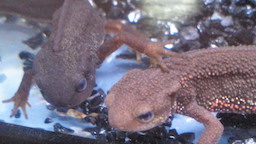
#> input picture Question_91_100/imori_many.jpg, 256 x 144 px, found by its file name
$ python prac_97.py
#> lines starting #> are read from the running program, lines starting #| are printed output that depends on the picture
import cv2
import numpy as np

# 1画像の上から順に、左から右に走査していく。
img = cv2.imread("Question_91_100\imori_many.jpg")
#> img is the input picture: shape (144, 256, 3); mean B, G, R 128, 112.5, 121.6

# 3それぞれの矩形に対する画像を切り抜いて、特徴抽出(HOG,SIFT)を行う
def hog(img):
    def BGR2GRAY(img):
        gray = 0.2126 * img[..., 2] + 0.7152 * img[..., 1] + 0.0722 * img[..., 0]
        return gray

    #輝度勾配を求める
    def get_gradXY(gray):
        H,W = gray.shape
        gray = np.pad(gray,(1,1),'edge') # 端の画素で1px拡張

        # g[y,x] スライスして2個先の画素との差分を取っている
        # 効率的！先にずらしておいて配列の差分を取る
        gx = gray[1:H+1,2:] - gray[1:H+1,:W]
        gy = gray[2:,1:W+1] - gray[:H,1:W+1]
        gx[gx==0] = 1e-6 # 0除算を防ぐため

        return gx, gy

    # 輝度勾配から、勾配強度と勾配角度を求める
    def get_MagGrad(gx,gy):
        mag = np.sqrt(gx**2 + gy**2)
        ang = np.arctan( gy / gx )

        # 角度が負の値を取った場合の処理 0~180度に変換するため
        # ex) -45 => 135 ex) -45 + 180
        ang[ang<0] = ang[ang<0] + np.pi

        return mag, ang

    # 勾配角度を [0,180]で9分割した値に量子化
    def quantization(ang):
        # 画像を9分割した際の角度の範囲
        # zeros_like => angの配列と同じ形状で要素が0の配列を作成
        ang_quantized = np.zeros_like(ang, dtype=np.int64)
        d = np.pi/9
        for i in range(9):
            ang_quantized[np.where((ang>=d*i)&(ang<=d*(i+1)))] = i
        return ang_quantized

    def gradient_histogram(ang_quantizied, mag, N=8):
        H,W = mag.shape

        # 一つの領域のサイズ
        cell_H = H // N
        cell_W = W // N
        histogram = np.zeros((cell_H,cell_W,9), dtype=np.float32)

        for y in range(cell_H): # 8*8の領域の個数分行う
            for x in range(cell_W):
                for j in range(N): #8*8の領域
                    for i in range(N):
                        histogram[y,x,ang_quantizied[y*4+j,x*4+i]] += mag[y*4+j,x*4+i]

        return histogram

    def normalization(histogram,C=3,epsilon=1):
        cell_H, cell_W, _ = histogram.shape
        for y in range(cell_H):
            for x in range(cell_W):
                histogram[y,x] /= np.sqrt(np.sum(histogram[max(y-1,0):min(y+2,cell_H),max(x-1,0):min(x+2,cell_W)]**2)+epsilon)
        return histogram

    # 画像をグレースケールに変換をcv2の使わなかったら0除算のエラー消えた
    gray = BGR2GRAY(img)
    gx,gy = get_gradXY(gray)
    mag, ang = get_MagGrad(gx,gy)
    ang_quantized = quantization(ang)
    histogram = gradient_histogram(ang_quantized, mag)
    histogram = normalization(histogram)

    return histogram

def iou(a,b):
    R1 = (a[2] - a[0]) * (a[3] - a[1])
    R2 = (b[2] - b[0]) * (b[3] - b[1])
    RoI_array = np.array((max(a[0], b[0]), max(a[1], b[1]), min(a[2], b[2]), min(a[3], b[3])), dtype=np.float32)
    RoI = (RoI_array[2] - RoI_array[0]) * (RoI_array[3] - RoI_array[1])
    iou = RoI / (R1 + R2 -RoI)

    return iou

def sliding_window(img,H_size=32):
#> called with H_size = 32
    H,W,C = img.shape
#> H = 144; W = 256; C = 3
    recs = np.array(((42, 42), (56, 56), (70, 70)), dtype=np.float32)
    for y in range(0,H,4):
        for x in range(0,W,4):
            for rec in recs:
                # get half size of ractangle
                dh = int(rec[0] // 2)
                dw = int(rec[1] // 2)

                # get left top x
                x1 = max(x - dw, 0)
                # get left top y
                x2 = min(x + dw, W)
                # get right bottom x
                y1 = max(y - dh, 0)
                # get right bottom y
                y2 = min(y + dh, H)

                # crop region
                region = img[max(y - dh, 0) : min(y + dh, H), max(x - dw, 0) : min(x + dw, W)]

                region = cv2.resize(region,None,fx=H_size/region.shape[0],fy=H_size/region.shape[1])

                # 1次元配列に変換
                region_hog = hog(region).ravel()
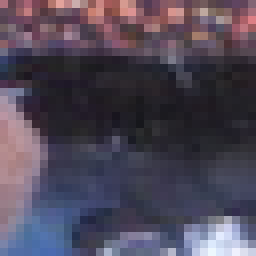
#> region: shape (32, 32, 3) (shown 8 times larger); mean B, G, R 87.1, 71.5, 79


sliding_window(img)
